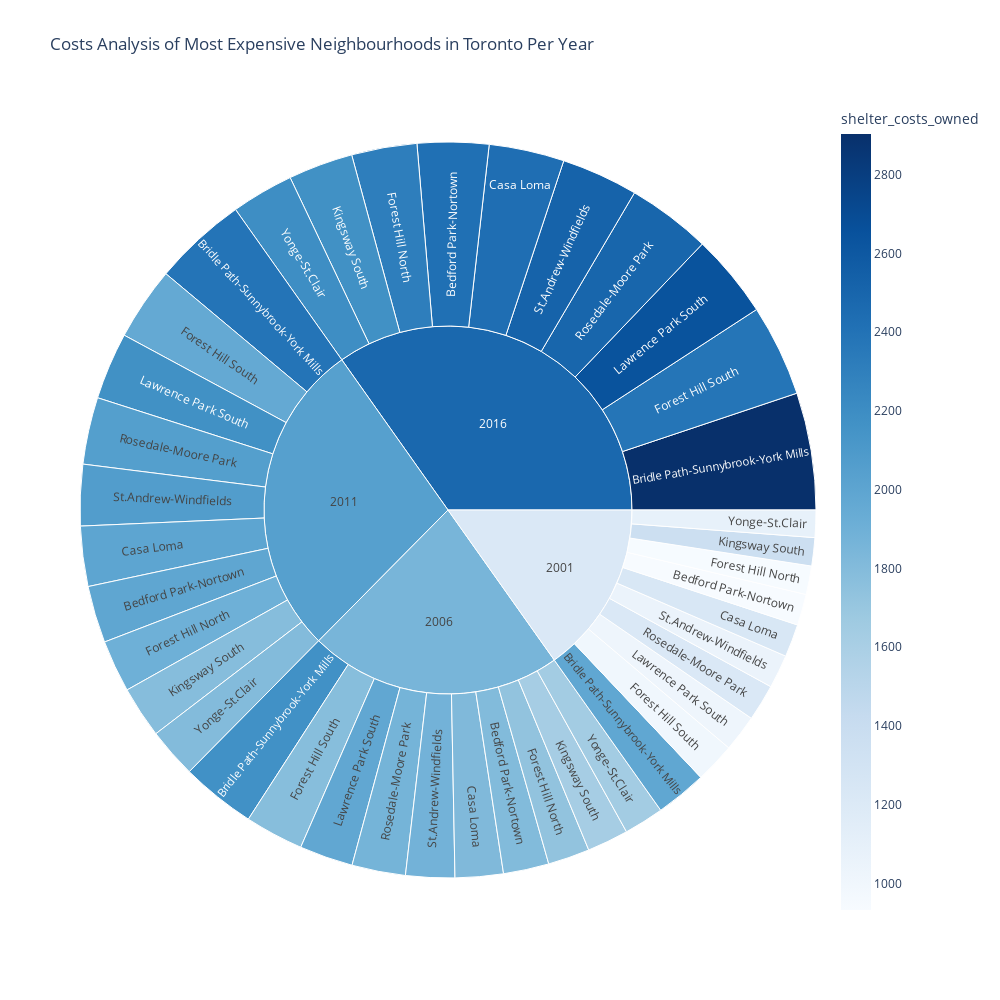

Notebook source saved alongside this figure:
### Code cell
# Create the sunburst chart
fig = px.sunburst(
    expensive_neighbourhoods_per_year,
    width = 1000,
    height = 1000,
    title = "Costs Analysis of Most Expensive Neighbourhoods in Toronto Per Year",
    path = ['year','neighbourhood'],
    hover_data =['shelter_costs_owned'],
    values = 'average_house_value',
    color = 'shelter_costs_owned',
    color_continuous_scale= 'Blues',
)
fig.show()

### Figure 1 — Plotly figure (JSON) as saved in the notebook; plotly's stock layout.template omitted (floating-point values rounded to 4 significant figures)
{"data": [{"branchvalues": "total", "customdata": [[933, 933], [1808, 1808], [1988, 1988], [2418, 2418], [1983, 1983], [2170, 2170], [2387, 2387], [2903, 2903], [1241, 1241], [1819, 1819], [2001, 2001], [2434, 2434], [940, 940], [1731, 1731], [1904, 1904], [2316, 2316], [1001, 1001], [1781, 1781], [1959, 1959], [2383, 2383], [1362, 1362], [1625, 1625], [1787, 1787], [2173, 2173], [1021, 1021], [1977, 1977], [2174, 2174], [2644, 2644], [1219, 1219], [1868, 1868], [2054, 2054], [2498, 2498], [1055, 1055], [1881, 1881], [2069, 2069], [2516, 2516], [1091, 1091], [1638, 1638], [1802, 1802], [2192, 2192], [1225.0, 1225.0], [1856.0, 1856.0], [2041.0, 2041.0], [2483.0, 2483.0]], "domain": {"x": [0, 1], "y": [0, 1]}, "hovertemplate": "labels=%{label}<br>average_house_value=%{value}<br>parent=%{parent}<br>id=%{id}<br>shelter_costs_owned=%{color}<extra></extra>", "ids": ["2001/Bedford Park-Nortown", "2006/Bedford Park-Nortown", "2011/Bedford Park-Nortown", "2016/Bedford Park-Nortown", "2001/Bridle Path-Sunnybrook-York Mills", "2006/Bridle Path-Sunnybrook-York Mills", "2011/Bridle Path-Sunnybrook-York Mills", "2016/Bridle Path-Sunnybrook-York Mills", "2001/Casa Loma", "2006/Casa Loma", "2011/Casa Loma", "2016/Casa Loma", "2001/Forest Hill North", "2006/Forest Hill North", "2011/Forest Hill North", "2016/Forest Hill North", "2001/Forest Hill South", "2006/Forest Hill South", "2011/Forest Hill South", "2016/Forest Hill South", "2001/Kingsway South", "2006/Kingsway South", "2011/Kingsway South", "2016/Kingsway South", "2001/Lawrence Park South", "2006/Lawrence Park South", "2011/Lawrence Park South", "2016/Lawrence Park South", "2001/Rosedale-Moore Park", "2006/Rosedale-Moore Park", "2011/Rosedale-Moore Park", "2016/Rosedale-Moore Park", "2001/St.Andrew-Windfields", "2006/St.Andrew-Windfields", "2011/St.Andrew-Windfields", "2016/St.Andrew-Windfields", "2001/Yonge-St.Clair", "2006/Yonge-St.Clair", "2011/Yonge-St.Clair", "2016/Yonge-St.Clair", "2001", "2006", "2011", "2016"], "labels": ["Bedford Park-Nortown", "Bedford Park-Nortown", "Bedford Park-Nortown", "Bedford Park-Nortown", "Bridle Path-Sunnybrook-York Mills", "Bridle Path-Sunnybrook-York Mills", "Bridle Path-Sunnybrook-York Mills", "Bridle Path-Sunnybrook-York Mills", "Casa Loma", "Casa Loma", "Casa Loma", "Casa Loma", "Forest Hill North", "Forest Hill North", "Forest Hill North", "Forest Hill North", "Forest Hill South", "Forest Hill South", "Forest Hill South", "Forest Hill South", "Kingsway South", "Kingsway South", "Kingsway South", "Kingsway South", "Lawrence Park South", "Lawrence Park South", "Lawrence Park South", "Lawrence Park South", "Rosedale-Moore Park", "Rosedale-Moore Park", "Rosedale-Moore Park", "Rosedale-Moore Park", "St.Andrew-Windfields", "St.Andrew-Windfields", "St.Andrew-Windfields", "St.Andrew-Windfields", "Yonge-St.Clair", "Yonge-St.Clair", "Yonge-St.Clair", "Yonge-St.Clair", "2001", "2006", "2011", "2016"], "marker": {"coloraxis": "coloraxis", "colors": [933, 1808, 1988, 2418, 1983, 2170, 2387, 2903, 1241, 1819, 2001, 2434, 940, 1731, 1904, 2316, 1001, 1781, 1959, 2383, 1362, 1625, 1787, 2173, 1021, 1977, 2174, 2644, 1219, 1868, 2054, 2498, 1055, 1881, 2069, 2516, 1091, 1638, 1802, 2192, 1225.0, 1856.0, 2041.0, 2483.0]}, "name": "", "parents": ["2001", "2006", "2011", "2016", "2001", "2006", "2011", "2016", "2001", "2006", "2011", "2016", "2001", "2006", "2011", "2016", "2001", "2006", "2011", "2016", "2001", "2006", "2011", "2016", "2001", "2006", "2011", "2016", "2001", "2006", "2011", "2016", "2001", "2006", "2011", "2016", "2001", "2006", "2011", "2016", "", "", "", ""], "type": "sunburst", "values": [565304, 826963, 1034387, 1295007, 927466, 1356757, 1697067, 2124653, 596077, 871981, 1090696, 1365503, 517466, 756983, 946854, 1185419, 726664, 1063011, 1329642, 1664653, 512334, 749476, 937464, 1173663, 664712, 972384, 1216283, 1522732, 664476, 972039, 1215852, 1522193, 607040, 888017, 1110755, 1390616, 494098, 722799, 904096, 1131888, 6275637, 9180410, 11483096, 14376327]}], "layout": {"coloraxis": {"colorbar": {"title": {"text": "shelter_costs_owned"}}, "colorscale": [[0, "rgb(247,251,255)"], [0.125, "rgb(222,235,247)"], [0.25, "rgb(198,219,239)"], [0.375, "rgb(158,202,225)"], [0.5, "rgb(107,174,214)"], [0.625, "rgb(66,146,198)"], [0.75, "rgb(33,113,181)"], [0.875, "rgb(8,81,156)"], [1, "rgb(8,48,107)"]]}, "height": 1000, "legend": {"tracegroupgap": 0}, "title": {"text": "Costs Analysis of Most Expensive Neighbourhoods in Toronto Per Year"}, "width": 1000}}
